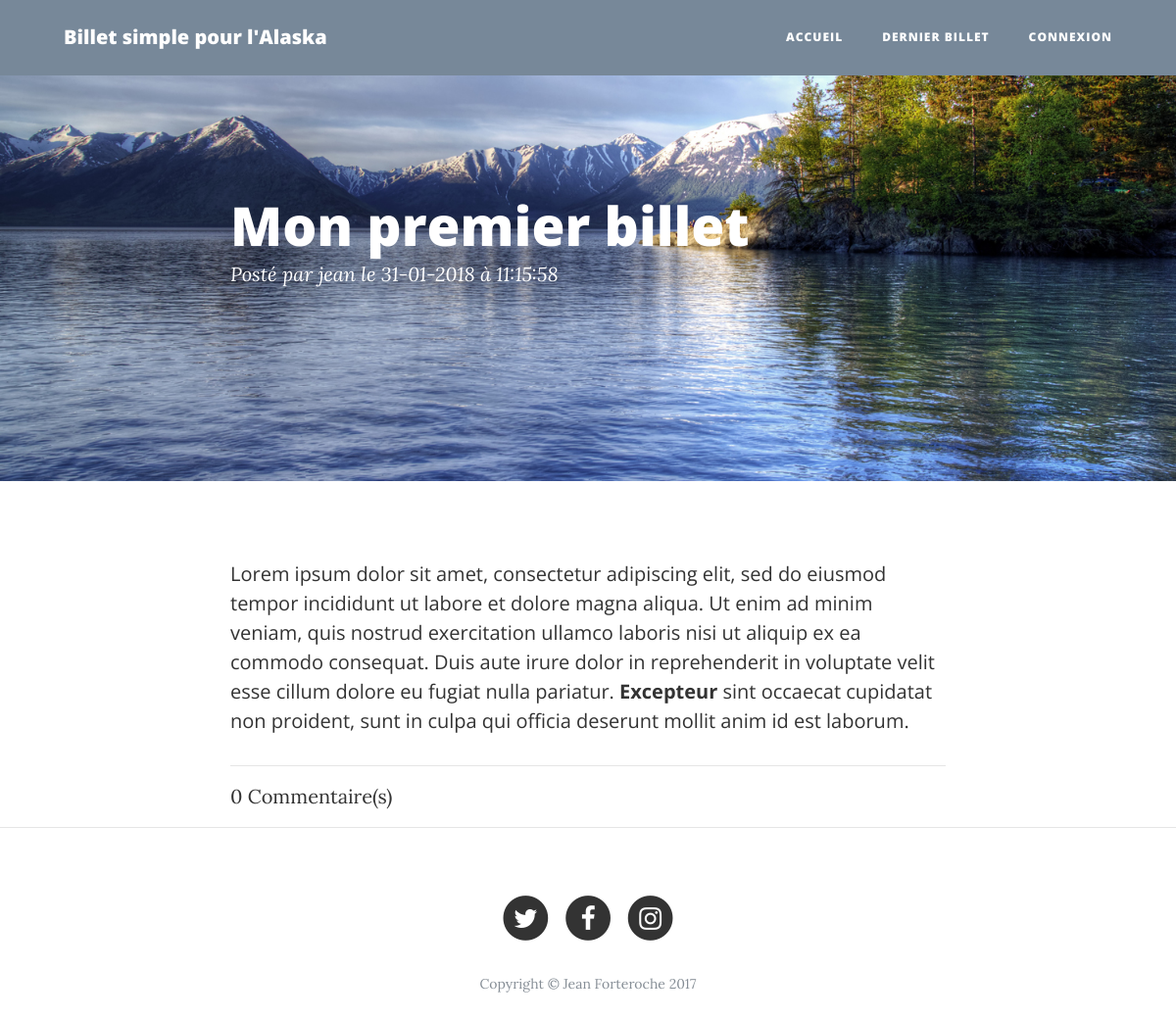
Page /app/billet/affichage/1 on the committed database.
### tables this page shows
CREATE TABLE `billet` (
  `id_billet` int(11) NOT NULL,
  `date` datetime NOT NULL,
  `titre` varchar(60) NOT NULL,
  `contenu` text NOT NULL,
  `auteur` varchar(50) NOT NULL
);

### app/controler/Controler.php (called while the page is built, shortened)
<?php
class Controler {
    public function viewTemplate( $url_view, $url_template, $title, $array = null){
        if(isset($array)){
            extract($array);
        }
        require $url_view;
        $content = ob_get_contents();
        require $url_template;
    }
}

### index.php (called while the page is built, shortened)
<?php
$routeur = new Router();

### app/model/Model.php (called while the page is built, shortened)
<?php
class Model
{
    protected $pdo;
    public static $hostname;
    public static $dbname;
    public static $user;
    public static $pswd;
    public function __construct(){
        try
        {
            $this->pdo = new \PDO('mysql:host='.self::$hostname.';dbname='.  self::$dbname.'', ''.self::$user.'', ''. self::$pswd.'');
        }
        catch (\Exception $e)
        {
            die ('Erreur :'.$e->getMessage());
        }
    }
    public function getPDO(){
        return $this->pdo;
    }
}

### app/model/DAO/PostDAO.php (called while the page is built, shortened)
<?php
class PostDAO extends Model
{
    public function read ($id_post)
    {
        $req = $this->getPDO()->prepare('SELECT * FROM billet WHERE id_billet = ?');
        $req->execute(array($id_post));
        $array = $req->fetchAll();
        $posts = array();
        foreach ($array as $object){
            $post = new Post($object);
            $posts[] = $post;
        }
        return $posts;
    }
}

### app/model/DAO/Post.php (called while the page is built, shortened)
<?php
class Post {
    public function hydrate(array $donnees){
        foreach ($donnees as $key => $value){
            $method = 'set'.ucfirst($key);
        }
    }
    public function setDate ($date)
    {
        $date = new \DateTime($date);
        $date = $date->format('d-m-Y'.' à '.'H:i:s');
    }
}

### app/view/PostView.php (the view)
<header class="masthead" style="background-image: url('/app/view/img/paysage2.jpg')">
    <div class="container">
        <div class="row">
            <div class="col-lg-8 col-md-10 mx-auto">
                <div class="post-heading">
                    <h1><?= $titlePost ?></h1>
                    <span class="meta">Posté par
                        <?= $authorPost ?>
                        le <?= $datePost ?></span>
                </div>
            </div>
        </div>
    </div>
</header>
<article>
    <div class="container">
        <div class="row">
            <div class="col-lg-8 col-md-10 mx-auto">
                <?= $contentPost ?>
                <hr>
                <a href="/app/commentaire/affichageCommentaire/<?= $idPost ?>"><?= $nbrComment ?> Commentaire(s)</a>
            </div>
        </div>
    </div>
</article>

### app/router/Router.php (shortened to what this page needs)
<?php
class Router
{
    protected $controller;
    protected $method;
    public function __construct()
    {
        $url = parse_url($_SERVER['REQUEST_URI'], PHP_URL_PATH);
        $explose = explode('/', $url);
        if(!isset($explose[2])|| $explose[2] == ''){
            $this->controller = 'billet';
            $this->method = 'affichageAll';
            $this->param = '';
        }
        else{
            $this->controller = $explose[2];
            if(!isset($explose[3])|| $explose[3] == ''){
                $this->method = 'index';
                $this->param = '';
            }
            else {
                $this->method = $explose[3];
                if(!isset($explose[4]) || $explose[4] == ''){
                    $this->param = '';
                }
                else {
                    $this->param = $explose[4];
                }
            }
        }
        $className = 'App\Controler\\'.ucfirst($this->controller).'Controler';
        if (class_exists($className)){
            $this->controller = new $className();
            $method = $this->method;
            if(method_exists($this->controller, $method)){
                $this->controller->$method($this->param);
            }
            else {
                ErreurControler::methodNoExist();
            }
        }
        else {
            ErreurControler::methodNoExist();
        }
    }
}

### app/controler/BilletControler.php (shortened to what this page needs)
<?php
class BilletControler extends Controler
{
    protected $post;
    public function __construct ()
    {
        $this->post = new PostDAO();
    }
    public function affichage($id_post){
        if(isset($id_post) && is_numeric($id_post)) {
            if ($this->post->read($id_post)){
                $dataPostRead = $this->post->read($id_post);
                $comment = new CommentDAO();
                $counter = $comment->commentCounter($id_post);
                $var_array = array("titlePost" => $dataPostRead[0]->getTitre(),
                    "authorPost" => $dataPostRead[0]->getAuteur(),
                    "datePost" => $dataPostRead[0]->getDate(),
                    "contentPost" => $dataPostRead[0]->getContenu(),
                    "idPost" => $id_post,
                    "nbrComment" => $counter[0]
                );
                $this->viewTemplate('app/view/PostView.php', 'app/view/post.php','', $var_array);
            }
            else {
                header('Location: /app/erreur/noExist');
            }
        }
        else {
            $this->affichage_dernier_billet();
        }
    }
}

### app/view/post.php (shortened to what this page needs)
<!DOCTYPE html>
<html lang="fr">
<head>
  <link href="/app/view/vendor/bootstrap/css/bootstrap.min.css" rel="stylesheet">
  <link href="/app/view/vendor/font-awesome/css/font-awesome.min.css" rel="stylesheet" type="text/css">
  <link href="/app/view/css/clean-blog.min.css" rel="stylesheet">
</head>
<body>
<nav class="navbar navbar-expand-lg navbar-light fixed-top" id="mainNav">
  <div class="container">
    <a class="navbar-brand" href="/">Billet simple pour l'Alaska</a>
    <div class="collapse navbar-collapse" id="navbarResponsive">
      <ul class="navbar-nav ml-auto">
        <li class="nav-item">
          <a class="nav-link" href="/">Accueil</a>
        </li>
        <li class="nav-item">
          <a class="nav-link" href="/app/billet/affichage_dernier_billet">Dernier Billet</a>
        </li>
          <?php
          if(isset($_SESSION['pseudo'])) {
              echo '<li class="nav-item">';
              echo '<a class="nav-link" href="/app/admin/">Admin</a>';
              echo '</li>';
          } else {
              echo '<li class="nav-item">';
              echo '<a class="nav-link" href="/app/admin/login">Connexion</a>';
              echo '</li>';
          }
          ?>
      </ul>
    </div>
  </div>
</nav>
<?= $content ?>
<hr>
<footer>
  <div class="container">
    <div class="row">
      <div class="col-lg-8 col-md-10 mx-auto">
        <ul class="list-inline text-center">
          <li class="list-inline-item">
            <a href="#">
                  <span class="fa-stack fa-lg">
                    <i class="fa fa-circle fa-stack-2x"></i>
                    <i class="fa fa-twitter fa-stack-1x fa-inverse"></i>
                  </span>
            </a>
          </li>
          <li class="list-inline-item">
            <a href="#">
                  <span class="fa-stack fa-lg">
                    <i class="fa fa-circle fa-stack-2x"></i>
                    <i class="fa fa-facebook fa-stack-1x fa-inverse"></i>
                  </span>
            </a>
          </li>
          <li class="list-inline-item">
            <a href="#">
                  <span class="fa-stack fa-lg">
                    <i class="fa fa-circle fa-stack-2x"></i>
                    <i class="fa fa-instagram fa-stack-1x fa-inverse"></i>
                  </span>
            </a>
          </li>
        </ul>
        <p class="copyright text-muted">Copyright &copy; Jean Forteroche 2017</p>
      </div>
    </div>
  </div>
</footer>
</body>
</html>

### rows in the picture
billet: titre "Mon premier billet", auteur "jean", contenu "Lorem ipsum dolor sit amet, consectetur adipiscing elit, sed do eiusmod tempor incididunt ut labore et dolore magna aliqua. Ut enim ad minim veniam, quis nostrud exercitation ullamco laboris nisi ut aliquip ex ea commodo consequat. Duis aute irure dolor in reprehenderit in voluptate velit esse cillum dolore eu fugiat nulla pariatur. Excepteur sint occaecat cupidatat non proident, sunt in culpa qui officia deserunt mollit anim id est laborum."

### other values in the picture
$datePost "31-01-2018 à 11:15:58"
$nbrComment "0"
